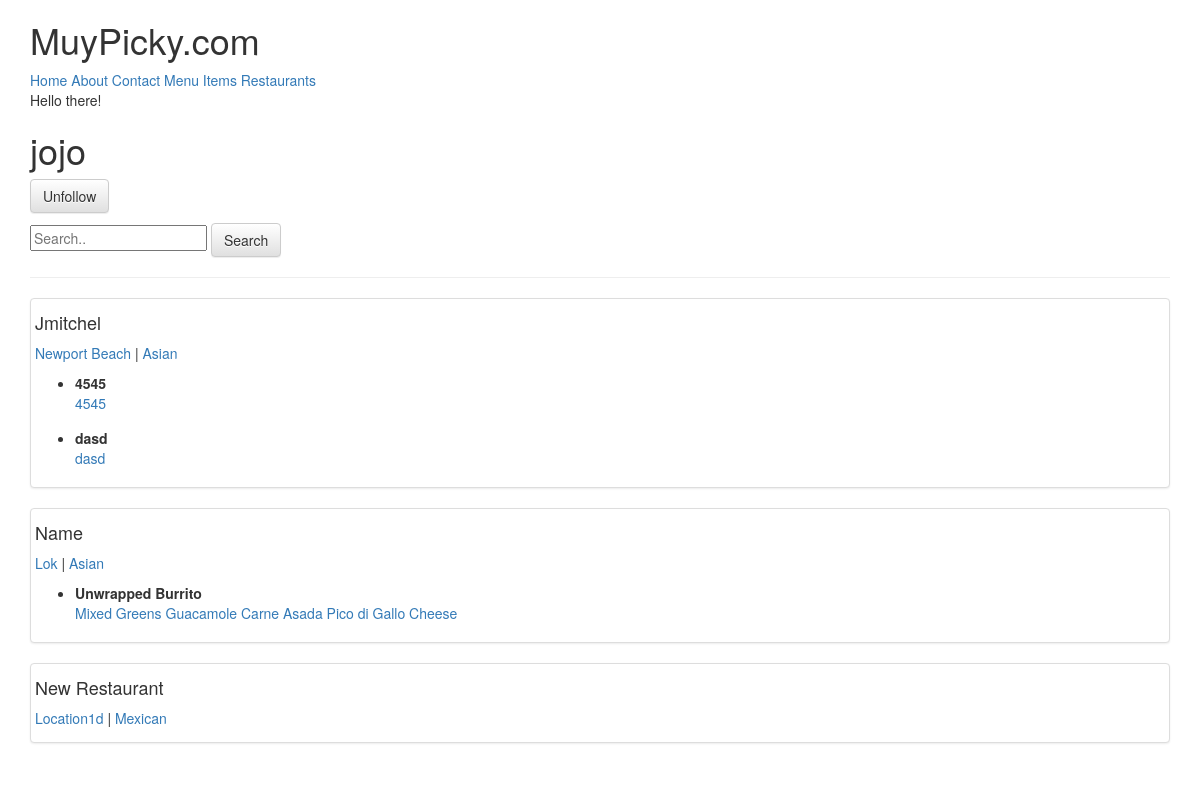
Page /u/jojo/ (signed in) on the earlier database version.
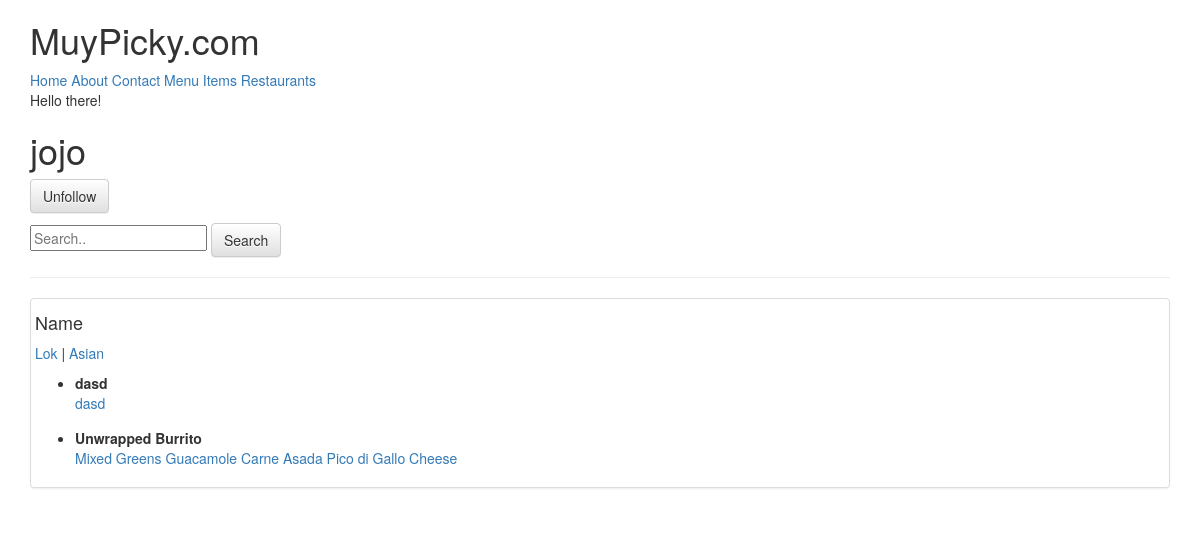
Same page on the later database version.
### restaurants/models.py (models this page shows, shortened)
class RestaurantLocation(models.Model):
    owner       = models.ForeignKey(User) # Django Models Unleashed JOINCFE.com
    name        = models.CharField(max_length=120)
    location    = models.CharField(max_length=120, null=True, blank=True)
    category    = models.CharField(max_length=120, null=True, blank=True, validators=[validate_category])
    timestamp   = models.DateTimeField(auto_now_add=True)
    updated     = models.DateTimeField(auto_now=True)
    slug        = models.SlugField(null=True, blank=True)
    objects = RestaurantLocationManager() # add Models.objects.all()
    @property
    def title(self):
        return self.name

### menus/models.py (models this page shows, shortened)
class Item(models.Model):
    user        = models.ForeignKey(settings.AUTH_USER_MODEL)
    restaurant  = models.ForeignKey(RestaurantLocation)
    name        = models.CharField(max_length=120)
    contents    = models.TextField(help_text='Separate each item by comma')
    excludes    = models.TextField(blank=True, null=True, help_text='Separate each item by comma')
    public      = models.BooleanField(default=True)
    timestamp   = models.DateTimeField(auto_now_add=True)
    updated     = models.DateTimeField(auto_now=True)
    class Meta:
        ordering = ['-updated', '-timestamp']
    def get_contents(self):
        return self.contents.split(",")

### profiles/views.py (the view)
# urls.py: url(r'(?P<username>[\w-]+)/$', ProfileDetailView.as_view(), name='detail'),
class ProfileDetailView(DetailView):
    queryset = User.objects.filter(is_active=True)
    template_name = 'profiles/user.html'
    def get_object(self):
        username = self.kwargs.get("username")
        if username is None:
            raise Http404
        return get_object_or_404(User, username__iexact=username, is_active=True)
    def get_context_data(self, *args, **kwargs):
        context = super(ProfileDetailView, self).get_context_data(*args, **kwargs)
        user = context['user']
        is_following = False
        if user.profile in self.request.user.is_following.all():
            is_following = True
        context['is_following'] = is_following
        query = self.request.GET.get('q')
        items_exists = Item.objects.filter(user=user).exists()
        qs = RestaurantLocation.objects.filter(owner=user)
        if query:
            qs = qs.search(query)
        if items_exists and qs.exists():
            context['locations'] = qs
        return context

### restaurants/models.py (called while the page is built)
    def get_queryset(self):
        return RestaurantLocationQuerySet(self.model, using=self._db)

### profiles/templates/profiles/user.html (shortened to what this page needs)
{% extends "base.html" %}
{% block content %}
<h1>{{ user.username }}</h1>
<p>{% include 'profiles/snippets/follow_form.html' with username=user.username is_following=is_following %}</p>
<form class='form' method='GET' action='.'>
<input type='text' placeholder="Search.." name='q' value='{{ request.GET.q }}'>
<button class='btn btn-default' type='submit'>Search</button>
</form>
<hr/>
{% if locations %}
{% for rest in locations %}
    <div class='row'>
    <div class='col-sm-12'>
        <div class='thumbnail'>
            <h4>{{ rest.title }}</h4>
            <p><a href='{{ request.path }}?q={{ rest.location }}'>{{ rest.location }}</a> |
            <a href='{{ request.path }}?q={{ rest.category }}'> {{ rest.category }}</a>
            </p>
            <p>
            <ul>
                {% for item in rest.item_set.all %}
                    <li style='margin-bottom: 15px;'><b>{{ item.name }}</b><br/>
                        {% for ing in item.get_contents %}
                            <a href='{{ request.path }}?q={{ ing}}'>{{ ing}}</a>
                        {% endfor %}
                    </li>
                {% endfor %}
            </ul>
            </p>
        </div>
    </div>
    </div>
{% endfor %}
{% else %}
<p class='lead'>No Items Found</p>
{% endif %}
{% endblock %}

Differences in the rows shown:
no longer on this page (row edited): RestaurantLocation: title "Jmitchel", location "Newport Beach", category "Asian", Item (name "dasd", get_contents "dasd")
no longer on this page (row edited): Item: name "4545", get_contents "4545", shown under "Jmitchel"
no longer on this page (row edited): RestaurantLocation: title "New Restaurant", location "Location1d", category "Mexican"
changed RestaurantLocation "Name": gains Item (name "dasd", get_contents "dasd")
